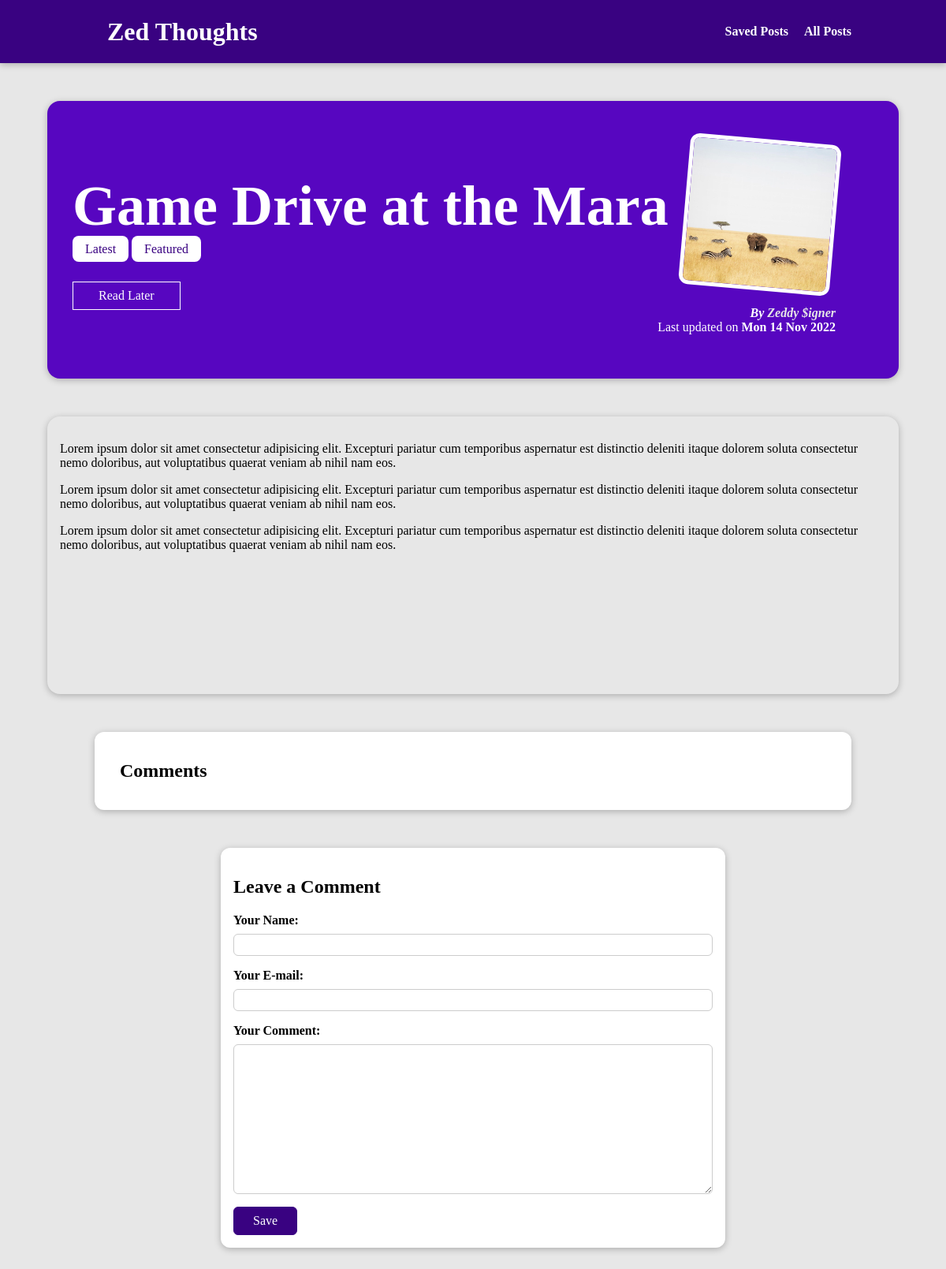
The app's page /posts/game-drive-at-the-mara with its own data.
### blog/models.py (models this page shows, shortened)
class Post(models.Model):
    title = models.CharField(max_length=100)
    excerpt = models.CharField(max_length=200)
    image = models.ImageField(upload_to='posts', null=True)
    date = models.DateField(auto_now=True)
    slug = models.SlugField(unique=True, db_index=True)
    content = models.TextField(validators=[MinLengthValidator(200)])
    author = models.ForeignKey(Author, on_delete=models.SET_NULL, null=True, related_name='posts')
    tags = models.ManyToManyField(Tag)

class Tag(models.Model):
    caption = models.CharField(max_length=20)

class Author(models.Model):
    first_name = models.CharField(max_length=50)
    last_name = models.CharField(max_length=50)
    email_address = models.EmailField()
    def full_name(self):
        return f'{self.first_name} {self.last_name}'
    def __str__(self):
        return self.full_name()

### blog/views.py (the view, shortened to what this page needs)
# urls.py: path('posts/<slug:slug>', views.SinglePostView.as_view(), name='single-post'),
class SinglePostView(View):
    def is_saved_post(self, request, post_id):
        saved_posts = request.session.get('saved_posts')
        if saved_posts is not None:
            is_saved_for_later = post_id in saved_posts
        else:
            is_saved_for_later = False
        return is_saved_for_later
    def get(self, request, slug):
        post = Post.objects.get(slug=slug)
        context = {
            'post': post,
            'post_tags': post.tags.all(),
            'comment_form': CommentForm(),
            'comments': post.comments.all().order_by('-id'),
            'saved_for_later': self.is_saved_post(request, post.id)
        }
        return render(request, 'blog/post-detail.html', context)

### blog/forms.py
class CommentForm(forms.ModelForm):
    class Meta:
        model = Comment
        exclude =  ['post']
        labels = {
            'user_name': 'Your Name',
            'user_email': 'Your E-mail',
            'text': 'Your Comment'
        }

### blog/templates/blog/post-detail.html (shortened to what this page needs)
{% extends 'base.html' %}
{% load static %}
{% block css_files %}
    <link rel="stylesheet" href="{% static 'blog/post-detail.css' %}">
{% endblock %}
{% block content %}
    <section id="summary">
        <h2>{{ post.title }}</h2>
        <div>
            {% for tag in post_tags %}
                <span class="tag">{{ tag.caption }}</span>
            {% endfor %}
        </div>
        <div id="read-later">
            <form action="{% url 'readlater' %}" method="POST">
                <button>
                    {% if saved_for_later %}
                    Remove from list
                    {% else %}
                    Read Later
                    {% endif %}
                </button>
            </form>
        </div>
        <article>
            <img src="{{ post.image.url }}" alt="{{ post.title }}">
            <address>By <a href="mailto:{{ post.author.email_address }}">{{ post.author }}</a></address>
            <div>
                Last updated on <time>{{ post.date|date:'D d M Y' }}</time>
            </div>
        </article>
    </section>
    <main id="desc">
        {{ post.content|linebreaks }}
    </main>
    <section id="comments">
        <h2>Comments</h2>
    </section>
    <section id="comment-form">
        <h2>Leave a Comment</h2>
        <form action="{% url 'single-post' post.slug %}" method="POST">
            {% for form_field in comment_form %}
                <div class="form-control {% if form_field.errors %}invalid{% endif %}">
                    {{ form_field.label_tag }}
                    {{ form_field }}
                </div>
            {% endfor %}
            <button type="submit">Save</button>
        </form>
    </section>
{% endblock %}

### static/app.css (style rules this page uses)
* { box-sizing: border-box; }
body { margin: 0; }
h1, h2, h3 { font-weight: bold; }

### blog/static/blog/post-detail.css (style rules this page uses)
body { background-color: #e7e7e7; }
#summary { margin: 8rem auto 3rem auto; padding: 2rem; width: 90%; max-width: 90rem; border-radius: 16px; background-color: #5706c0; position: relative; box-shadow: 0 2px 8px rgba(0, 0, 0, 0.25); height: 22rem; }
#summary h2 { color: white; font-size: 4.5rem; margin-bottom: 0.25rem; }
#summary article { position: absolute; top: 2rem; right: 3rem; padding: 1rem 2rem; border-radius: 12px; text-align: right; color: white; }
#summary article img { width: 12rem; height: 12rem; border-radius: 12px; transform: rotateZ(5deg); border: 5px solid white; margin-bottom: 1rem; }
#summary address { font-weight: bold; }
#summary a { color: #e7e7e7; text-decoration: none; }
#summary time { font-weight: bold; }
#desc { margin: 3rem auto 3rem auto; padding: 1rem; width: 90%; max-width: 100rem; border-radius: 16px; position: relative; box-shadow: 0 2px 8px rgba(0, 0, 0, 0.25); height: 22rem; }
.tag { background-color: white; color: #390281; padding: 0.5rem 1rem; border-radius: 8px; }
#comment-form { margin: 3rem auto; width: 90%; max-width: 40rem; border-radius: 12px; background-color: white; box-shadow: 0 2px 8px rgba(0, 0, 0, 0.25); padding: 1rem; }
#comment-form button { font: inherit; background-color: #390281; color: white; border: 1px solid #390281; padding: 0.5rem 1.5rem; border-radius: 6px; cursor: pointer; }
#comments { margin: 3rem auto; width: 90%; max-width: 60rem; border-radius: 12px; background-color: white; box-shadow: 0 2px 8px rgba(0, 0, 0, 0.25); padding: 1rem 2rem; }
.form-control { margin-bottom: 1rem; }
.form-control label { font-weight: bold; margin-bottom: 0.5rem; display: block; }
.form-control input, .form-control textarea { display: block; width: 100%; font: inherit; padding: 0.25rem; border-radius: 6px; border: 1px solid #ccc; }
#read-later { margin: 2rem 0; }
#read-later button { background-color: transparent; color: white; font: inherit; border: 1px solid white; padding: 0.5rem 2rem; cursor: pointer; }

### records on screen
Post: title "Game Drive at the Mara", image (picture), author "Zeddy $igner", date "Mon 14 Nov 2022", content "Lorem ipsum dolor sit amet consectetur adipisicing elit. Excepturi pariatur cum temporibus aspernatur est distinctio deleniti itaque dolorem soluta consectetur nemo doloribus, aut voluptatibus quaerat veniam ab nihil nam eos. Lorem ipsum dolor sit amet consectetur adipisicing elit. Excepturi pariatur cum temporibus aspernatur est distinctio deleniti itaque dolorem soluta consectetur nemo doloribus, aut voluptatibus quaerat veniam ab nihil nam eos. Lorem ipsum dolor sit amet consectetur adipisicing elit. Excepturi pariatur cum temporibus aspernatur est distinctio deleniti itaque dolorem soluta consectetur nemo doloribus, aut voluptatibus quaerat veniam ab nihil nam eos."
Tag: caption "Latest"
Tag: caption "Featured"
